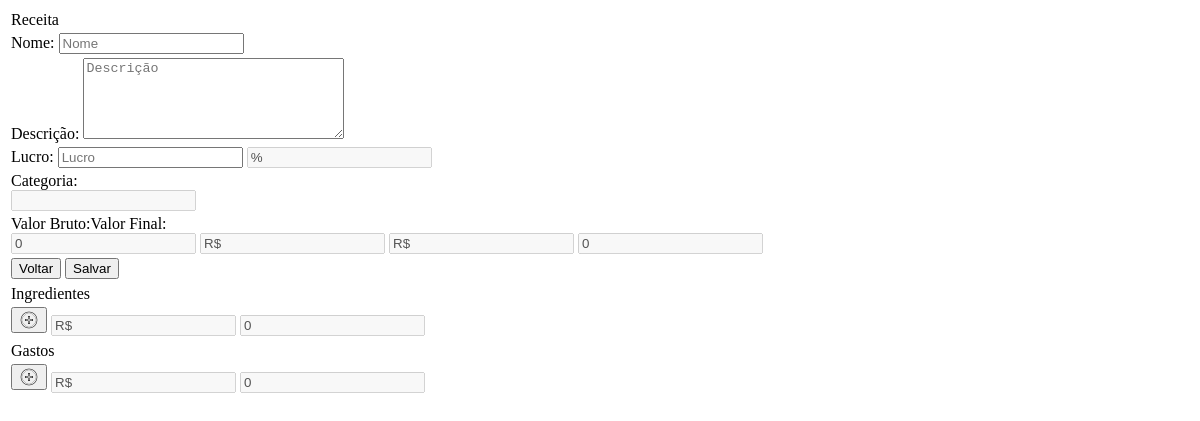
Page /View/ReceitaInsere.php on the earlier database version.
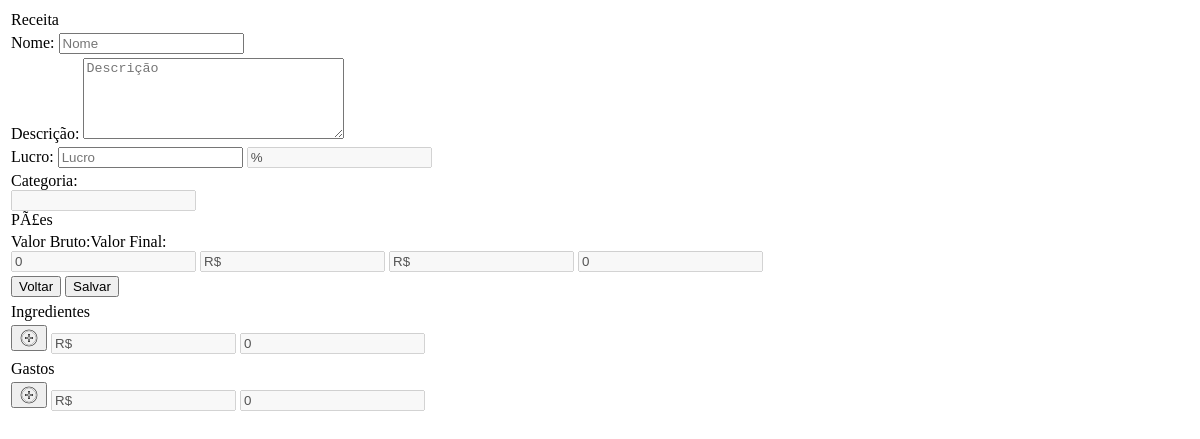
Same page on the later database version.
### tables this page shows
CREATE TABLE `tbcategoria` (
  `idcategoria` int(11) NOT NULL,
  `nome_categoria` varchar(45) NOT NULL
);

### DAO/Conexao.php (called while the page is built)
<?php
class Conexao{
   static function conectar(){
    $host="localhost";
    $user="root";
    $password="bancodedados";
    $banco="maissabor";
    try{
      $con = new PDO("mysql:host=$host;dbname=$banco",$user,$password);
      $con->setAttribute(PDO::ATTR_ERRMODE, PDO::ERRMODE_EXCEPTION);
      return $con;
   }
   catch(PDOException $e){
       echo "Error: ".$e->getMessage();
   }
   }
 }
?>

### Controller/MateriaPrimaControl.php (called while the page is built, shortened)
<?php
require_once '../DAO/MateriaPrimaDAO.php';
class MateriaPrimaControl
{
   public function listar()
   {
	   $materiaprimaDAO = new MateriaPrimaDAO;
	   return $materiaprimaDAO->listar();
   }
}

### DAO/MateriaPrimaDAO.php (called while the page is built, shortened)
<?php
require_once 'Conexao.php';
class MateriaPrimaDAO{
   private $con;
   function __construct()
   {
       $this->con=Conexao::conectar();
   }
   public function listar() {
	   try{
		$stmt = $this->con->prepare('SELECT * FROM tbMateria_prima');
		$stmt->execute();
		$result = $stmt->fetchAll();
		return $result;
	   }
	   catch(PDOException $e){
		echo "Error: ".$e->getMessage();
	}
   }
}
?>

### Controller/GastoExtraControl.php (called while the page is built, shortened)
<?php
require_once '../DAO/GastoExtraDAO.php';
class GastoExtraControl{
   public function listar()
   {
	   $GastoExtraDAO = new GastoExtraDAO;
	   return $GastoExtraDAO->listar();
   }
}

### DAO/GastoExtraDAO.php (called while the page is built, shortened)
<?php
require_once 'Conexao.php';
class GastoExtraDAO{
   private $con;
   function __construct()
   {
       $this->con=Conexao::conectar();
   }
   public function listar() {
	   try{
		$stmt = $this->con->prepare('SELECT * FROM tbGastos_extras');
		$stmt->execute();
		$result = $stmt->fetchAll();
		return $result;
	   }
	   catch(PDOException $e){
		echo "Error: ".$e->getMessage();
	}
   }
}
?>

### Controller/CategoriaControl.php (called while the page is built, shortened)
<?php
require_once '../DAO/CategoriaDAO.php';
class CategoriaControl
{
   public function listar()
   {
	   $categoriaDAO = new CategoriaDAO;
	   return $categoriaDAO->listar();
   }
}

### DAO/CategoriaDAO.php (called while the page is built, shortened)
<?php
require_once 'Conexao.php';
class CategoriaDAO{
   private $con;
   function __construct()
   {
       $this->con=Conexao::conectar();
   }
   public function listar() {
	   try{
		$stmt = $this->con->prepare('SELECT * FROM tbCategoria');
		$stmt->execute();
		$result = $stmt->fetchAll();
		return $result;
	   }
	   catch(PDOException $e){
		echo "Error: ".$e->getMessage();
	}
   }
}
?>

### View/ReceitaInsere.php (the view, shortened to what this page needs)
<!DOCTYPE html>
<html>
<head>
</head>
<?php
 require_once("../Controller/CategoriaControl.php");
 $c= new CategoriaControl();
 $categorias=$c->listar();
 require_once("../Controller/MateriaPrimaControl.php");
 $m= new MateriaPrimaControl();
 $materias=$m->listar();
 $materias=json_encode($materias);
 require_once("../Controller/GastoExtraControl.php");
 $g= new GastoExtraControl();
 $gastos=$g->listar();
 $gastos=json_encode($gastos);
 ?>
    <body>
        <div class="row">
             <div class="rece">
                <table class="tab-receita">
                    <tr><td>Receita</td></tr>
                        <td class="td-log">
                            <div class="input-group">
                                <label>Nome:</label>
                                <input type="text" name="nome" id="nome" placeholder="Nome">
                            </div>
                        </td>
                    <tr>
                        <td class="td-log">
                            <div class="input-group">
                                <label>Descrição:</label>
                                <textarea rows="5" cols="30" name="descricao" id="descricao" placeholder="Descrição"></textarea>
                            </div>
                        </td>
                    </tr>
                    <tr>
                        <td class="td-log">
                            <div class="input-group">
                                <label>Lucro:</label>
                                <input type="number" onKeyUp="cal_bruto(this.value)" min="0" name="lucro" id="lucro" placeholder="Lucro">
                                <input class="val_ingre_cifrao" type="text" name="por" value="%" id="por" disabled>
                            </div>
                        </td>
                    </tr>
                    <tr>
                    <td class="td-log">
                            <div class="input-group">
                                <label>Categoria:</label>
                                <div class="dropdown-cat">
                                    <input type="text" disabled name="tbCategoria_nome_categoria" id="tbCategoria_nome_categoria" class="dropbtn-cat"/>
                                    <div class="dropdown-content-cat">
                                         <?php
                                            for($i=0; $i<sizeof($categorias); $i++){
                                                echo "<a onclick='sel_cat(&quot;" .$categorias[$i]["nome_categoria"]. "&quot; ,tbCategoria_nome_categoria )' >" .$categorias[$i]["nome_categoria"]."</a>";
                                            }
                                        ?>
                                    </div>
                                </div>
                            </div>
                        </td>
                    </tr>
                    <tr>
                        <td class="td-log">
                            <div class="input-group">
                                    <label for="valor_receita" >Valor Bruto:</label><label for="valor_valor_final" class="rightf">Valor Final:</label><br>
                                    <input type="number" class="val_bruto" value="0" step="0.01" min="0" name="valor_receita" id="valor_receita" disabled>
                                    <input class="val_bruto_cifrao" type="text" name="sifrao" value="R$" id="sifrao_valorGT" disabled>
                                    <input class="val_ingre_cifrao" type="text" name="sifrao" value="R$" id="sifrao_valorGT" disabled>
                                    <input class="val_ingre_total" type="number" step="0.01" value="0" min="0" name="valor_final" id="valor_final" disabled>
                            </div>
                        </td>
                    </tr>
                    <tr>
                        <td class="forms" >
                        <button onclick="receita(2)" >Voltar</button>
                        <button id="submit" onclick='receita(5)'>Salvar</button>
                        </td>
                    </tr>
                </table>
            </div>
             <div class="rece">
                <table id="plus_ingrediente" class="tab-receita" >
                    <tr><td>Ingredientes</td></tr>
                        <td class="td-log">
                            <div class="input-group">
                                <button onclick='plus_ingrediente(<?php echo $materias ?>)'> <img src="img/plus.png"  width="20" height="20"></button>
                                <input class="val_ingre_cifrao" type="text" name="sifrao" value="R$" id="sifrao_valorIT" disabled>
                                <input class="val_ingre_total" value="0" type="number" step="0.01" min="0" name="ingreT" id="ingreT" disabled>
                            </div>
                        </td>
                </table>
            </div>
            <div class="rece">
                <table id="plus_gasto" class="tab-receita" >
                    <tr><td>Gastos</td></tr>
                        <td class="td-log">
                            <div class="input-group">
                                <button onclick='plus_gasto(<?php echo $gastos ?>)'> <img src="img/plus.png"  width="20" height="20"></button>
                                <input class="val_ingre_cifrao" type="text" name="sifrao" value="R$" id="sifrao_valorGT" disabled>
                                <input class="val_ingre_total" value="0" type="number" step="0.01" min="0" name="gastoT" id="gastoT" disabled>
                            </div>
                        </td>
                </table>
            </div>
        </div>
    </body>
</html>

Differences in the rows shown:
added tbcategoria: nome_categoria "PÃ£es"
